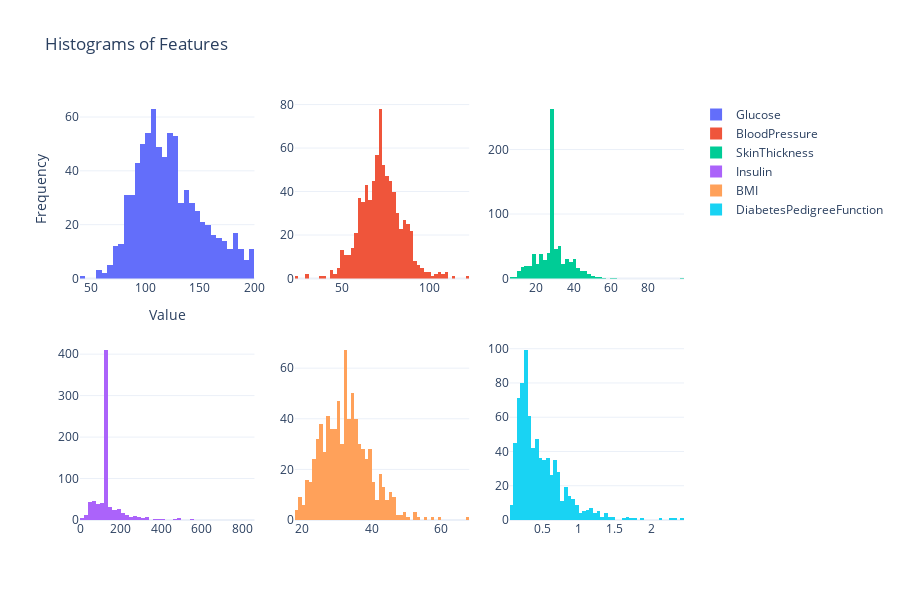

The notebook cell this image was saved under:
### Markdown cell above
The following code displays the distributions of our six major features. Pay particular attention to the measures of central tendency relative to the skewness of the graphs. Some graphs may reveal potential clusters of categories, while others exhibit strong skewness.

We aim to strike a balance between using the median and mean: the median will be favored in cases of skewness, even if the mode is prominent. This decision is made for simplicity's sake. A more comprehensive EDA in the future may involve outlier detection, especially for features such as SkinThickness and Insulin.

### Code cell
features = ['Glucose', 'BloodPressure', 'SkinThickness', 'Insulin', 'BMI', 'DiabetesPedigreeFunction']

# Create subplots with three histograms per row
rows = (len(features) + 2) // 3  # Calculate number of rows needed
fig = make_subplots(rows=rows, cols=3)

for i, feature in enumerate(features, start=1):
    histogram = go.Histogram(x=data[feature], name=feature)
    fig.add_trace(histogram, row=(i - 1) // 3 + 1, col=(i - 1) % 3 + 1)

fig.update_layout(
    title="Histograms of Features",
    xaxis=dict(title="Value"),
    yaxis=dict(title="Frequency"),
    template="plotly_white",
    height=rows * 300,
    width=900,
)

fig.show()

### Figure 1 — Plotly figure (JSON) as saved in the notebook; plotly's stock layout.template omitted (floating-point values rounded to 4 significant figures; data arrays with more than 128 entries replaced by an {"elided": "..."} marker saying what was removed)
{"data": [{"name": "Glucose", "type": "histogram", "x": {"elided": "766 float values"}, "xaxis": "x", "yaxis": "y"}, {"name": "BloodPressure", "type": "histogram", "x": {"elided": "766 float values"}, "xaxis": "x2", "yaxis": "y2"}, {"name": "SkinThickness", "type": "histogram", "x": {"elided": "766 int values"}, "xaxis": "x3", "yaxis": "y3"}, {"name": "Insulin", "type": "histogram", "x": {"elided": "766 int values"}, "xaxis": "x4", "yaxis": "y4"}, {"name": "BMI", "type": "histogram", "x": {"elided": "766 float values"}, "xaxis": "x5", "yaxis": "y5"}, {"name": "DiabetesPedigreeFunction", "type": "histogram", "x": {"elided": "766 float values"}, "xaxis": "x6", "yaxis": "y6"}], "layout": {"height": 600, "title": {"text": "Histograms of Features"}, "width": 900, "xaxis": {"anchor": "y", "autorange": true, "domain": [0, 0.2889], "range": [40, 200], "title": {"text": "Value"}, "type": "linear"}, "xaxis2": {"anchor": "y2", "autorange": true, "domain": [0.3556, 0.6444], "range": [23, 123], "type": "linear"}, "xaxis3": {"anchor": "y3", "autorange": true, "domain": [0.7111, 1], "range": [5.5, 99.5], "type": "linear"}, "xaxis4": {"anchor": "y4", "autorange": true, "domain": [0, 0.2889], "range": [-0.5, 859.5], "type": "linear"}, "xaxis5": {"anchor": "y5", "autorange": true, "domain": [0.3556, 0.6444], "range": [18, 68], "type": "linear"}, "xaxis6": {"anchor": "y6", "autorange": true, "domain": [0.7111, 1], "range": [0.05, 2.45], "type": "linear"}, "yaxis": {"anchor": "x", "autorange": true, "domain": [0.575, 1], "range": [0, 66.32], "title": {"text": "Frequency"}}, "yaxis2": {"anchor": "x2", "autorange": true, "domain": [0.575, 1], "range": [0, 82.11]}, "yaxis3": {"anchor": "x3", "autorange": true, "domain": [0.575, 1], "range": [0, 276.8]}, "yaxis4": {"anchor": "x4", "autorange": true, "domain": [0, 0.425], "range": [0, 430.5]}, "yaxis5": {"anchor": "x5", "autorange": true, "domain": [0, 0.425], "range": [0, 70.53]}, "yaxis6": {"anchor": "x6", "autorange": true, "domain": [0, 0.425], "range": [0, 104.2]}}}
